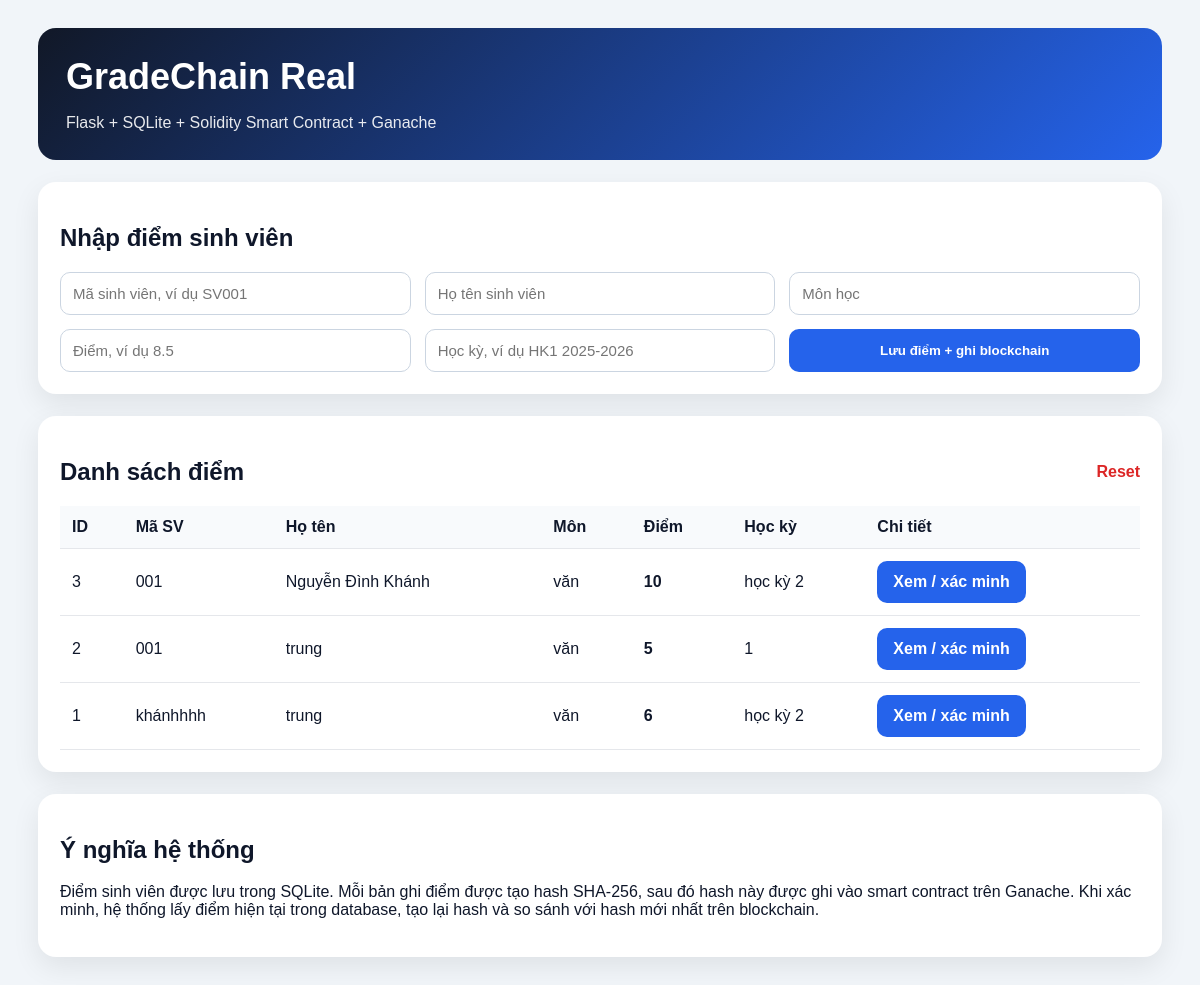
The page / on the database its author committed.
### tables this page shows
CREATE TABLE grades (
            id INTEGER PRIMARY KEY AUTOINCREMENT,
            student_id TEXT NOT NULL,
            student_name TEXT NOT NULL,
            subject TEXT NOT NULL,
            score TEXT NOT NULL,
            semester TEXT NOT NULL,
            created_at TEXT NOT NULL,
            updated_at TEXT NOT NULL
        );

### app.py (the view)
@app.route("/")
def index():
    conn = get_conn()
    grades = conn.execute("""
        SELECT * FROM grades
        ORDER BY id DESC
    """).fetchall()
    conn.close()
    config_exists = CONFIG_PATH.exists()
    return render_template(
        "index.html",
        grades=grades,
        config_exists=config_exists
    )

### app.py (called while the page is built)
def get_conn():
    conn = sqlite3.connect(DB_PATH)
    conn.row_factory = sqlite3.Row
    return conn

### templates/index.html (shortened to what this page needs)
<!DOCTYPE html>
<html lang="vi">
<head>
    <link rel="stylesheet" href="{{ url_for('static', filename='style.css') }}">
</head>
<body>
<div class="container">
    <header>
        <h1>GradeChain Real</h1>
        <p>Flask + SQLite + Solidity Smart Contract + Ganache</p>
    </header>
    <section class="card">
        <h2>Nhập điểm sinh viên</h2>
        <form action="/add" method="post" class="form-grid">
            <input name="student_id" placeholder="Mã sinh viên, ví dụ SV001" required>
            <input name="student_name" placeholder="Họ tên sinh viên" required>
            <input name="subject" placeholder="Môn học" required>
            <input name="score" placeholder="Điểm, ví dụ 8.5" required>
            <input name="semester" placeholder="Học kỳ, ví dụ HK1 2025-2026" required>
            <button type="submit">Lưu điểm + ghi blockchain</button>
        </form>
    </section>
    <section class="card">
        <div class="section-title">
            <h2>Danh sách điểm</h2>
            <a href="/reset" class="reset">Reset </a>
        </div>
        {% if grades %}
        <table>
            <thead>
                <tr>
                    <th>ID</th>
                    <th>Mã SV</th>
                    <th>Họ tên</th>
                    <th>Môn</th>
                    <th>Điểm</th>
                    <th>Học kỳ</th>
                    <th>Chi tiết</th>
                </tr>
            </thead>
            <tbody>
                {% for g in grades %}
                <tr>
                    <td>{{ g.id }}</td>
                    <td>{{ g.student_id }}</td>
                    <td>{{ g.student_name }}</td>
                    <td>{{ g.subject }}</td>
                    <td><b>{{ g.score }}</b></td>
                    <td>{{ g.semester }}</td>
                    <td><a class="btn" href="/detail/{{ g.id }}">Xem / xác minh</a></td>
                </tr>
                {% endfor %}
            </tbody>
        </table>
        {% else %}
        <p class="note">Chưa có điểm nào.</p>
        {% endif %}
    </section>
    <section class="card">
        <h2>Ý nghĩa hệ thống</h2>
        <p>
            Điểm sinh viên được lưu trong SQLite. Mỗi bản ghi điểm được tạo hash SHA-256,
            sau đó hash này được ghi vào smart contract trên Ganache. Khi xác minh,
            hệ thống lấy điểm hiện tại trong database, tạo lại hash và so sánh với hash mới nhất trên blockchain.
        </p>
    </section>
</div>
</body>
</html>

### static/style.css (style rules this page uses)
* { box-sizing: border-box; }
body { margin: 0; font-family: Arial, sans-serif; background: #f1f5f9; color: #0f172a; }
.container { max-width: 1180px; margin: auto; padding: 28px; }
header { background: linear-gradient(135deg, #111827, #2563eb); color: white; padding: 28px; border-radius: 18px; margin-bottom: 22px; }
header h1 { margin: 0; font-size: 36px; }
header p { margin-bottom: 0; opacity: .9; }
.card { background: white; padding: 22px; border-radius: 18px; margin-bottom: 22px; box-shadow: 0 10px 28px rgba(0,0,0,.08); }
.form-grid { display: grid; grid-template-columns: repeat(3, 1fr); gap: 14px; }
input { padding: 12px; border: 1px solid #cbd5e1; border-radius: 10px; font-size: 15px; }
button, .btn { padding: 12px 16px; border: none; background: #2563eb; color: white; border-radius: 10px; cursor: pointer; text-decoration: none; font-weight: bold; display: inline-block; }
.reset { color: #dc2626; text-decoration: none; font-weight: bold; }
.section-title { display: flex; align-items: center; justify-content: space-between; }
table { width: 100%; border-collapse: collapse; }
th, td { padding: 12px; border-bottom: 1px solid #e5e7eb; text-align: left; }
th { background: #f8fafc; }

### rows shown on the page
grades: id "3", student_id "001", student_name "Nguyễn Đình Khánh", subject "văn", score "10", semester "học kỳ 2"
grades: id "2", student_id "001", student_name "trung", subject "văn", score "5", semester "1"
grades: id "1", student_id "khánhhhh", student_name "trung", subject "văn", score "6", semester "học kỳ 2"
